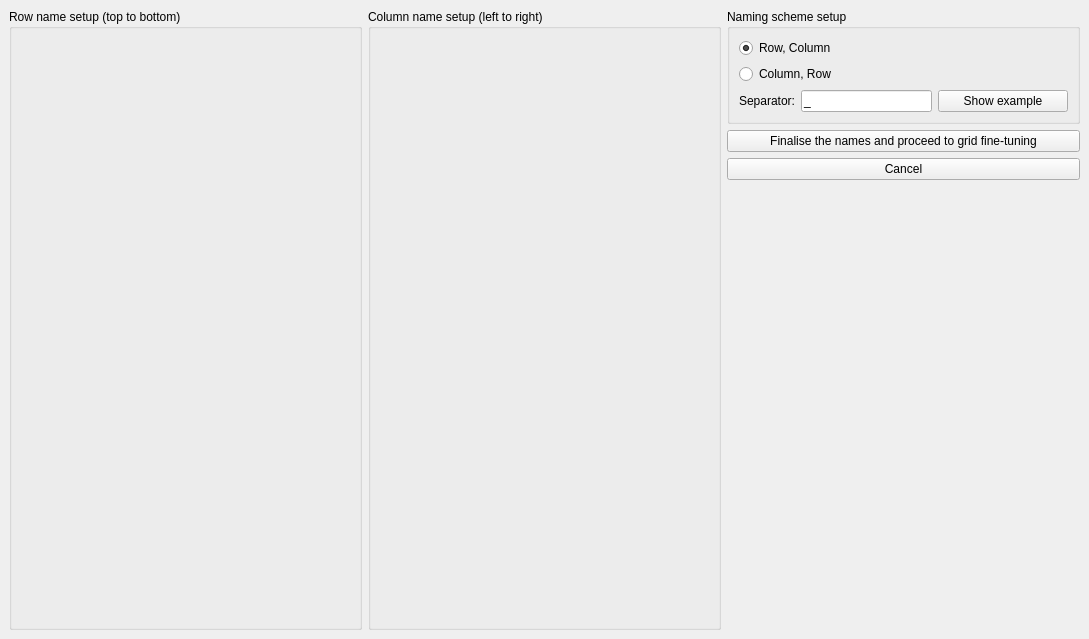
<?xml version="1.0" encoding="UTF-8"?>
<ui version="4.0">
 <class>gridify_setup_naming</class>
 <widget class="QMainWindow" name="gridify_setup_naming">
  <property name="geometry">
   <rect>
    <x>0</x>
    <y>0</y>
    <width>1089</width>
    <height>639</height>
   </rect>
  </property>
  <property name="windowTitle">
   <string>Gridify - ROI name setup</string>
  </property>
  <widget class="QWidget" name="centralwidget">
   <layout class="QVBoxLayout" name="verticalLayout_2">
    <item>
     <layout class="QHBoxLayout" name="horizontalLayout_2">
      <item>
       <widget class="QGroupBox" name="groupBox">
        <property name="title">
         <string>Row name setup (top to bottom)</string>
        </property>
        <layout class="QVBoxLayout" name="verticalLayout_5">
         <item>
          <layout class="QFormLayout" name="lyt_row"/>
         </item>
        </layout>
       </widget>
      </item>
      <item>
       <widget class="QGroupBox" name="groupBox_3">
        <property name="title">
         <string>Column name setup (left to right)</string>
        </property>
        <layout class="QVBoxLayout" name="verticalLayout_6">
         <item>
          <layout class="QFormLayout" name="lyt_col"/>
         </item>
        </layout>
       </widget>
      </item>
      <item>
       <layout class="QVBoxLayout" name="verticalLayout">
        <item>
         <widget class="QGroupBox" name="groupBox_2">
          <property name="title">
           <string>Naming scheme setup</string>
          </property>
          <layout class="QVBoxLayout" name="verticalLayout_4">
           <item>
            <layout class="QVBoxLayout" name="verticalLayout_3">
             <item>
              <widget class="QRadioButton" name="rad_rowcol">
               <property name="text">
                <string>Row, Column</string>
               </property>
               <property name="checked">
                <bool>true</bool>
               </property>
              </widget>
             </item>
             <item>
              <widget class="QRadioButton" name="rad_colrow">
               <property name="text">
                <string>Column, Row</string>
               </property>
              </widget>
             </item>
             <item>
              <layout class="QHBoxLayout" name="horizontalLayout_5">
               <item>
                <widget class="QLabel" name="label">
                 <property name="sizePolicy">
                  <sizepolicy hsizetype="Fixed" vsizetype="Fixed">
                   <horstretch>0</horstretch>
                   <verstretch>0</verstretch>
                  </sizepolicy>
                 </property>
                 <property name="text">
                  <string>Separator:</string>
                 </property>
                </widget>
               </item>
               <item>
                <widget class="QLineEdit" name="ent_separator">
                 <property name="sizePolicy">
                  <sizepolicy hsizetype="Preferred" vsizetype="Fixed">
                   <horstretch>0</horstretch>
                   <verstretch>0</verstretch>
                  </sizepolicy>
                 </property>
                 <property name="text">
                  <string>_</string>
                 </property>
                </widget>
               </item>
               <item>
                <widget class="QPushButton" name="btn_example">
                 <property name="sizePolicy">
                  <sizepolicy hsizetype="Minimum" vsizetype="Fixed">
                   <horstretch>0</horstretch>
                   <verstretch>0</verstretch>
                  </sizepolicy>
                 </property>
                 <property name="text">
                  <string>Show example</string>
                 </property>
                </widget>
               </item>
              </layout>
             </item>
            </layout>
           </item>
          </layout>
         </widget>
        </item>
        <item>
         <widget class="QPushButton" name="btn_finalise">
          <property name="text">
           <string>Finalise the names and proceed to grid fine-tuning</string>
          </property>
         </widget>
        </item>
        <item>
         <widget class="QPushButton" name="btn_cancel">
          <property name="text">
           <string>Cancel</string>
          </property>
         </widget>
        </item>
        <item>
         <spacer name="verticalSpacer">
          <property name="orientation">
           <enum>Qt::Orientation::Vertical</enum>
          </property>
          <property name="sizeHint" stdset="0">
           <size>
            <width>20</width>
            <height>40</height>
           </size>
          </property>
         </spacer>
        </item>
       </layout>
      </item>
     </layout>
    </item>
   </layout>
  </widget>
 </widget>
 <tabstops>
  <tabstop>rad_rowcol</tabstop>
  <tabstop>rad_colrow</tabstop>
  <tabstop>ent_separator</tabstop>
  <tabstop>btn_example</tabstop>
  <tabstop>btn_finalise</tabstop>
  <tabstop>btn_cancel</tabstop>
 </tabstops>
 <resources/>
 <connections/>
</ui>
